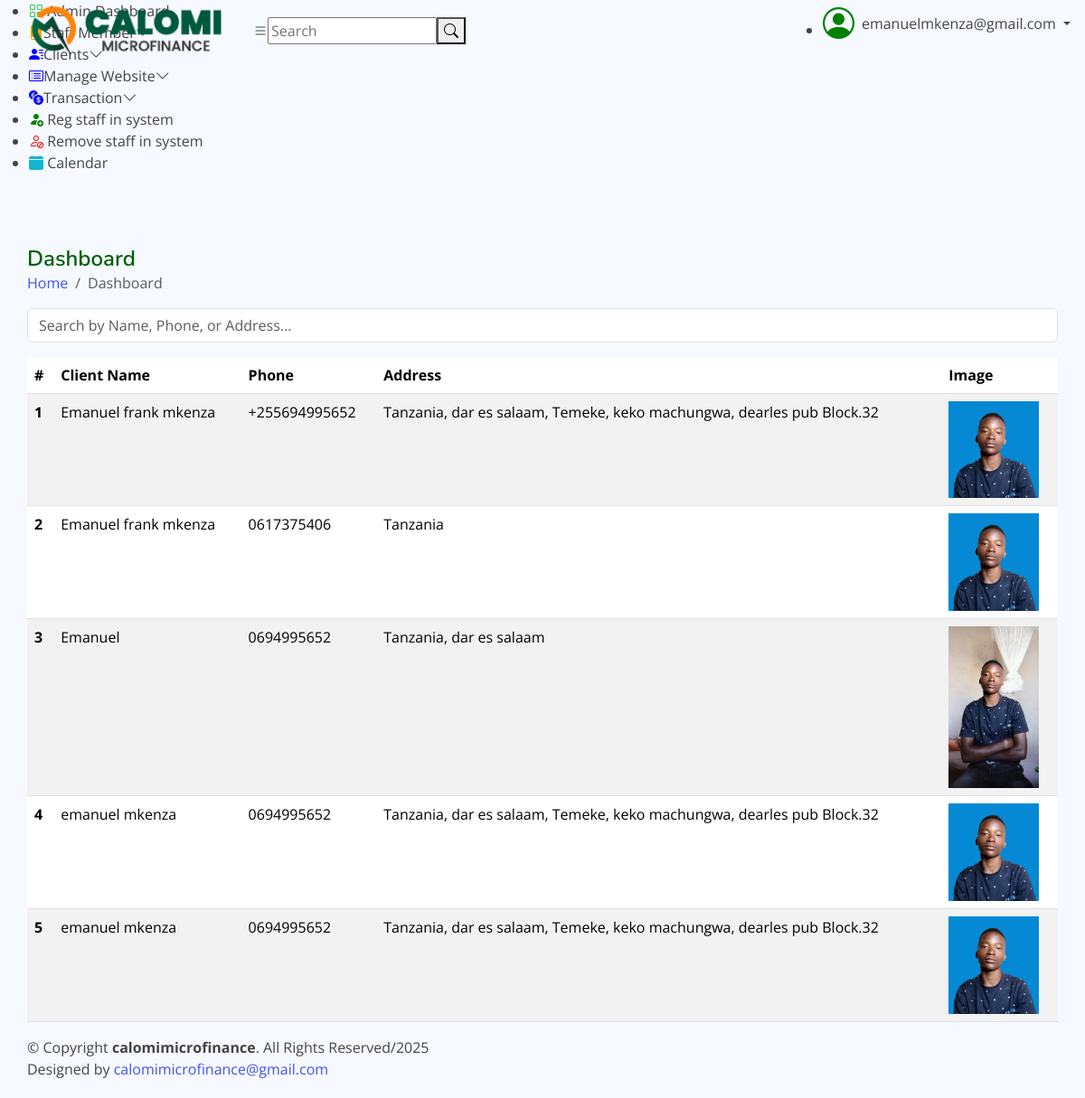
Page /admin/view_all_clients.php (signed in) on the committed database.
### tables this page shows
CREATE TABLE `clients` (
  `id` int(11) NOT NULL,
  `name` varchar(100) NOT NULL,
  `phone` varchar(15) NOT NULL,
  `address` text NOT NULL,
  `loan_amount` decimal(10,2) NOT NULL,
  `interest_rate` decimal(5,2) NOT NULL,
  `loan_duration` int(11) NOT NULL,
  `collateral` text DEFAULT NULL,
  `created_by` varchar(255) NOT NULL,
  `created_at` timestamp NOT NULL DEFAULT current_timestamp(),
  `balance` decimal(10,2) DEFAULT 0.00,
  `client_image` varchar(255) DEFAULT NULL
);

### admin/view_all_clients.php (the view, shortened to what this page needs)
<?php
include("linknice.php");
include("sidebar.php");
include("headernice.php");
include("conn.php");
$sql = "SELECT name, phone, address, client_image FROM clients";
$result = mysqli_query($conn, $sql);
echo '<table id="clientTable" class="table table-striped">
    <div class="mb-3">
        <input type="text" id="searchClient" class="form-control" placeholder="Search by Name, Phone, or Address...">
    </div>
    <thead>
        <tr>
            <th scope="col">#</th>
            <th scope="col">Client Name</th>
            <th scope="col">Phone</th>
            <th scope="col">Address</th>
            <th scope="col">Image</th>
        </tr>
    </thead>
    <tbody>';
$count = 1;
while ($row = mysqli_fetch_assoc($result)) {
    echo '<tr>
            <th scope="row">' . $count . '</th>
            <td>' . htmlspecialchars($row['name']) . '</td>
            <td>' . htmlspecialchars($row['phone']) . '</td>
            <td>' . htmlspecialchars($row['address']) . '</td>
            <td><img src="' . htmlspecialchars($row['client_image']) . '" alt="Client Image" style="width:100px; height:auto;"></td>
          </tr>';
    $count++;
}
echo '</tbody></table>';
?>
<?php
include('footernice.php');
?>

### admin/assets/css/style.css (style rules this page uses)
:root { --dark-green: #005f00; --blue: #4154f1; --whitesmoke: #f6f9ff; scroll-behavior: smooth; }

### rows in the picture
clients: name "Emanuel frank mkenza", phone "+255694995652", address "Tanzania, dar es salaam, Temeke, keko machungwa, dearles pub Block.32", client_image (picture)
clients: name "Emanuel frank mkenza", phone "0617375406", address "Tanzania", client_image (picture)
clients: name "Emanuel", phone "0694995652", address "Tanzania, dar es salaam", client_image (picture)
clients: name "emanuel mkenza", phone "0694995652", address "Tanzania, dar es salaam, Temeke, keko machungwa, dearles pub Block.32", client_image (picture)
clients: name "emanuel mkenza", phone "0694995652", address "Tanzania, dar es salaam, Temeke, keko machungwa, dearles pub Block.32", client_image (picture)

### other values in the picture
$_SESSION['username'] "emanuelmkenza@gmail.com"
